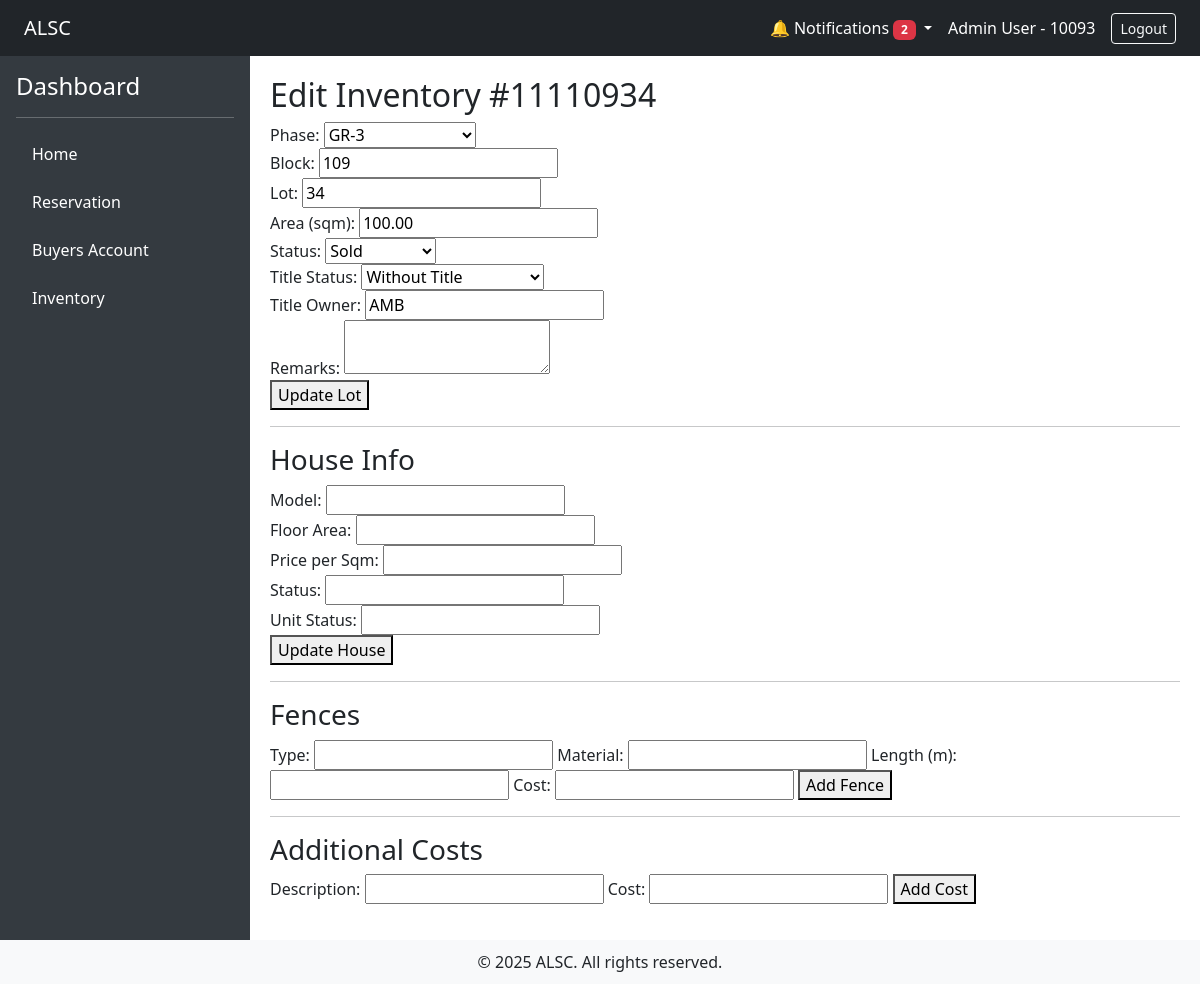
/?url=inventory/manage/11110934 (signed in), run on the app's committed database.
### tables this page shows
CREATE TABLE `lots` (
  `id` int(11) NOT NULL,
  `site_id` smallint(6) DEFAULT NULL,
  `block` smallint(6) DEFAULT NULL,
  `lot` smallint(6) DEFAULT NULL,
  `lot_area` decimal(10,2) DEFAULT NULL,
  `price_per_sqm` decimal(10,2) DEFAULT NULL,
  `status` varchar(50) DEFAULT NULL,
  `remarks` text DEFAULT NULL,
  `title` varchar(255) DEFAULT NULL,
  `title_owner` varchar(255) DEFAULT NULL,
  `previous_owner` varchar(255) DEFAULT NULL,
  `created_at` timestamp NOT NULL DEFAULT current_timestamp()
);

CREATE TABLE `t_projects` (
  `c_code` smallint(6) NOT NULL,
  `c_project_code` smallint(6) NOT NULL,
  `c_name` text DEFAULT NULL,
  `c_acronym` text DEFAULT NULL,
  `c_address` text DEFAULT NULL,
  `c_province` text DEFAULT NULL,
  `c_status` smallint(6) DEFAULT NULL,
  `c_zip` smallint(6) DEFAULT NULL,
  `c_rate` double DEFAULT NULL,
  `c_reservation` double DEFAULT NULL
);

### app/controllers/inventory_controller.php (called while the page is built, shortened)
<?php
require_once __DIR__ . '/../models/Projects.php';
require_once __DIR__ . '/../models/Lot.php';
require_once __DIR__ . '/../models/House.php';
class Inventory extends Controller
{
    public function manage($id = null)
    {
        $lot = $id ? Lot::find($id) : null;
        $house = $lot ? House::findByLot($id) : null;
        $projects = Projects::all();
        return $this->view('inventory/manage', compact('lot', 'house', 'fences', 'costs','projects'));
    }
}

### app/core/App.php (called while the page is built, shortened)
<?php
class App
{
    protected $method = 'index';
    public function __construct()
    {
        $url = $this->parseUrl();
        if ($url) {
            if (file_exists(__DIR__ . '/../controllers/' . $url[0] . '_controller.php')) {
                unset($url[0]);
            }
        }
        $this->controller = new $this->controller;
        if (isset($url[1])) {
            if (method_exists($this->controller, $url[1])) {
                $this->method = $url[1];
                unset($url[1]);
            }else $this->method = "notfound";
        }
        $this->params = $url ? array_values($url) : [];
        call_user_func_array([$this->controller, $this->method], $this->params);
    }
    public function parseUrl()
    {
        if (isset($_GET['url'])) {
            return explode('/', filter_var(rtrim($_GET['url'], '/'), FILTER_SANITIZE_URL));
        }
    }
}

### index.php (called while the page is built, shortened)
<?php
require_once './app/init.php';
$app = new App;

### app/config/Connection.php (called while the page is built, shortened)
<?php
class Connection
{
    private static $instance;
    private $conn;
    public function __construct()
    {
        try {
            $dbh = "mysql:host=". DB_HOST .";dbname=". DB_NAME ;
            $this->conn = new PDO($dbh, DB_USER , DB_PASS);
            $this->conn->setAttribute(PDO::ATTR_ERRMODE, PDO::ERRMODE_EXCEPTION);
        } catch (PDOException $e) {
            echo "Connection failed: " . $e->getMessage();
        }
    }
    public static function getInstance()
    {
        if (!self::$instance) {
            self::$instance = new Connection();
        }
        return self::$instance;
    }
    public function getConnection()
    {
        return $this->conn;
    }
}

### app/models/Lot.php (called while the page is built, shortened)
<?php
require_once __DIR__ . '/../core/Model.php';
class Lot extends Model
{
    public static function find($id)
    {
        $instance = new static();
        $stmt = $instance->db->prepare("SELECT * FROM lots WHERE id = ?");
        $stmt->execute([$id]);
        return $stmt->fetch(PDO::FETCH_OBJ);
    }
}

### app/core/Model.php (called while the page is built, shortened)
<?php
class Model
{
    public function __construct()
    {
        $this->db = Connection::getInstance()->getConnection();
    }
}

### app/init.php (called while the page is built, shortened)
<?php
require_once 'config/Connection.php';
require_once 'core/App.php';
function url($path = '')
{
    $base = rtrim('/alsc_app', '/');
    $path = ltrim($path, '/');
    return $base . '/?url=' . $path;
}

### app/models/Projects.php (called while the page is built, shortened)
<?php
require_once __DIR__ . '/../core/Model.php';
class Projects extends Model
{
    public static function all()
    {
        $instance = new static();
        $stmt = $instance->db->prepare("SELECT * FROM {$instance->table}");
        $stmt->execute();
        return $stmt->fetchAll(\PDO::FETCH_OBJ);
    }
}

### app/models/House.php (called while the page is built, shortened)
<?php
require_once __DIR__ . '/../core/Model.php';
class House extends Model
{
    public static function findByLot($lot_id)
    {
        $instance = new static();
        $stmt = $instance->db->prepare("SELECT * FROM houses WHERE lot_id = ?");
        $stmt->execute([$lot_id]);
        return $stmt->fetch(PDO::FETCH_OBJ);
    }
}

### app/views/inventory/manage.php (the view, shortened to what this page needs)
<h2><?= isset($lot) ? "Edit Inventory #{$lot->id}" : "Create New Lot Inventory" ?></h2>
<form method="POST" action="<?= url('inventory/save_lot') ?>">
    <label>Phase:</label>
    <select name="site_id" required>
        <?php foreach ($projects as $project): ?>
            <option value="<?= $project->c_code ?>"
                <?= ($lot->site_id ?? '') == $project->c_code ? 'selected' : '' ?>>
                <?= $project->c_acronym ?>
            </option>
        <?php endforeach; ?>
    </select>
    <br>
    <label>Block:</label>
    <input type="text" name="block" value="<?= $lot->block ?? '' ?>" required><br>
    <label>Lot:</label>
    <input type="text" name="lot" value="<?= $lot->lot ?? '' ?>" required><br>
    <label>Area (sqm):</label>
    <input type="text" name="lot_area" value="<?= $lot->lot_area ?? '' ?>" required><br>
    <label>Status:</label>
    <select name="status" required>
        <?php
        $statuses = ['Available', 'On Hold', 'Sold', 'Reservation'];
        foreach ($statuses as $status):
        ?>
            <option value="<?= $status ?>" <?= ($lot->status ?? '') == $status ? 'selected' : '' ?>>
                <?= $status ?>
            </option>
        <?php endforeach; ?>
    </select><br>
    <label>Title Status:</label>
    <select name="title">
        <option value="Without Title" <?= ($lot->title?? '') == 'Without Title' ? 'selected' : '' ?>>Without Title</option>
    </select><br>
    <label>Title Owner:</label>
    <input type="text" name="title_owner" value="<?= $lot->title_owner ?? '' ?>"><br>
    <label>Remarks:</label>
    <textarea name="remarks"><?= $lot->remarks ?? '' ?></textarea><br>
    <button type="submit"><?= isset($lot) ? 'Update Lot' : 'Create Lot' ?></button>
</form>
<hr>
<?php if (isset($lot)): ?>
<h3>House Info</h3>
<form method="POST" action="<?= url('inventory/save_house') ?>">
    <label>Model:</label>
    <input type="text" name="model" value="<?= $house->model ?? '' ?>"><br>
    <label>Floor Area:</label>
    <input type="text" name="floor_area" value="<?= $house->floor_area ?? '' ?>"><br>
    <label>Price per Sqm:</label>
    <input type="text" name="price_per_sqm" value="<?= $house->price_per_sqm ?? '' ?>"><br>
    <label>Status:</label>
    <input type="text" name="status" value="<?= $house->status ?? '' ?>"><br>
    <label>Unit Status:</label>
    <input type="text" name="unit_status" value="<?= $house->unit_status ?? '' ?>"><br>
    <button type="submit"><?= isset($house) ? 'Update House' : 'Add House' ?></button>
</form>
<hr>
<h3>Fences</h3>
<form method="POST" action="<?= url('inventory/add_fence') ?>">
    <label>Type:</label>
    <input type="text" name="fence_type" required>
    <label>Material:</label>
    <input type="text" name="material" required>
    <label>Length (m):</label>
    <input type="text" name="length" required>
    <label>Cost:</label>
    <input type="text" name="cost" required>
    <button type="submit">Add Fence</button>
</form>
<hr>
<h3>Additional Costs</h3>
<form method="POST" action="<?= url('inventory/add_cost') ?>">
    <label>Description:</label>
    <input type="text" name="description" required>
    <label>Cost:</label>
    <input type="text" name="cost" required>
    <button type="submit">Add Cost</button>
</form>
<?php endif; ?>

### app/views/layouts/main.php (style rules this page uses)
body { min-height: 100vh; display: flex; flex-direction: column; }

### data on the page
lots: id "11110934", site_id "GR-3", block "109", lot "34", lot_area "100.00", status "Sold", title "Without Title", title_owner "AMB"

### other printed values
$unreadCount "2"
$_SESSION['user']['name'] "Admin User"
$_SESSION['user']['employee_id'] "10093"
